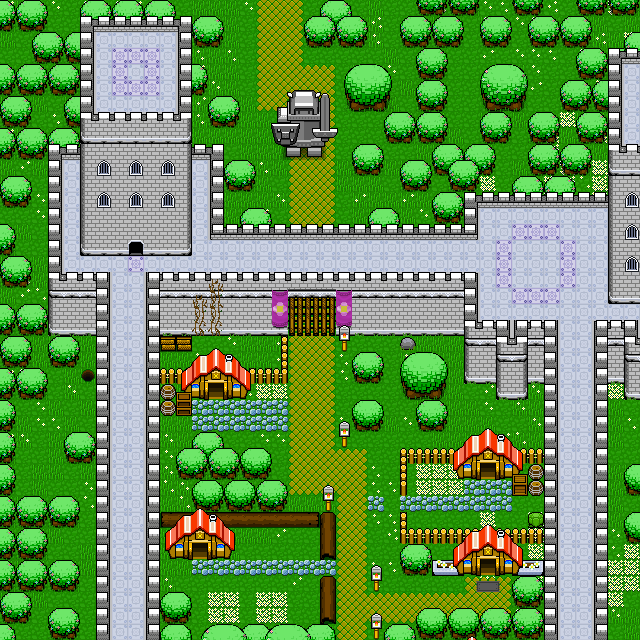

A level layout from a 2D game, rendered from its tile map. Below: a short description, then the map file with tile-grid data replaced by summaries:
An orthogonal 40x40 tile map with 16x16 px tiles, 21 tile layers (grass, waterUnder, tallGrass, flowers, ...), 2 hidden layers not drawn, 11 tilesets.

<map version="1.0" orientation="orthogonal" width="40" height="40" tilewidth="16" tileheight="16">
 <properties>
  <property name="SpriteSheet" value="Graphics\SpriteSheets\16x16" />
 </properties>
 <tileset firstgid="1" name="MainGrass" tilewidth="16" tileheight="16">
  <image source="../../Graphics/Tilesets/MainGrass.png" width="160" height="1658" />
 </tileset>
 <tileset firstgid="1031" name="CastleTile" tilewidth="16" tileheight="16">
  <image source="../../Graphics/Tilesets/CastleTile.png" width="144" height="384" />
 </tileset>
 <tileset firstgid="1247" name="interior" tilewidth="16" tileheight="16">
  <image source="../../Graphics/Tilesets/interior.png" width="192" height="1338" />
 </tileset>
 <tileset firstgid="2243" name="SecondTown" tilewidth="16" tileheight="16">
  <image source="../../Graphics/Tilesets/SecondTown.png" width="368" height="400" />
 </tileset>
 <tileset firstgid="2818" name="GrassTile2" tilewidth="16" tileheight="16">
  <image source="../../Graphics/Tilesets/GrassTile2.png" width="160" height="1658" />
 </tileset>
 <tileset firstgid="3848" name="mire" tilewidth="16" tileheight="16">
  <image source="../../Graphics/Tilesets/mire.png" width="96" height="570" />
 </tileset>
 <tileset firstgid="4058" name="GypsyCamp" tilewidth="16" tileheight="16">
  <image source="../../Graphics/Tilesets/GypsyCamp.png" width="304" height="416" />
 </tileset>
 <tileset firstgid="4552" name="stoneHenge" tilewidth="16" tileheight="16">
  <image source="../../Graphics/Tilesets/ground.png" width="168" height="145" />
 </tileset>
 <tileset firstgid="4642" name="DarkWoodTileset" tilewidth="16" tileheight="16">
  <image source="../../Graphics/Tilesets/DarkWoodTileset.png" width="176" height="1344" />
 </tileset>
 <tileset firstgid="5566" name="wallTest" tilewidth="16" tileheight="16">
  <image source="../../Graphics/Tilesets/wallTest.png" width="112" height="1325" />
 </tileset>
 <tileset firstgid="6140" name="Statue" tilewidth="16" tileheight="16">
  <image source="../../Graphics/Tilesets/Statue.png" width="467" height="467" />
 </tileset>
 <layer name="grass" width="40" height="40">
  <data>[1600 cells, 1600 non-empty, 1 distinct tile ids]</data>
 </layer>
 <layer name="waterUnder" width="40" height="40">
  <data>[1600 cells, 0 non-empty, 0 distinct tile ids]</data>
 </layer>
 <layer name="tallGrass" width="40" height="40">
  <data>[1600 cells, 298 non-empty, 1 distinct tile ids]</data>
 </layer>
 <layer name="flowers" width="40" height="40">
  <data>[1600 cells, 561 non-empty, 10 distinct tile ids]</data>
 </layer>
 <layer name="dirt" width="40" height="40">
  <data>[1600 cells, 0 non-empty, 0 distinct tile ids]</data>
 </layer>
 <layer name="path / fences/flowerpots /wood" width="40" height="40">
  <data>[1600 cells, 207 non-empty, 26 distinct tile ids]</data>
 </layer>
 <layer name="Trees / stones /logs" width="40" height="40">
  <data>[1600 cells, 440 non-empty, 42 distinct tile ids]</data>
 </layer>
 <layer name="Castle" width="40" height="40">
  <data>[1600 cells, 586 non-empty, 26 distinct tile ids]</data>
 </layer>
 <layer name="wallGrass / vines / castle flwrpots" width="40" height="40">
  <data>[1600 cells, 27 non-empty, 6 distinct tile ids]</data>
 </layer>
 <layer name="bushes / house decor" width="40" height="40">
  <data>[1600 cells, 1 non-empty, 1 distinct tile ids]</data>
 </layer>
 <layer name="CastleDecor" width="40" height="40">
  <data>[1600 cells, 28 non-empty, 9 distinct tile ids]</data>
 </layer>
 <layer name="trees1" width="40" height="40">
  <data>[1600 cells, 30 non-empty, 10 distinct tile ids]</data>
 </layer>
 <layer name="trees2" width="40" height="40">
  <data>[1600 cells, 0 non-empty, 0 distinct tile ids]</data>
 </layer>
 <layer name="trees3" width="40" height="40">
  <data>[1600 cells, 0 non-empty, 0 distinct tile ids]</data>
 </layer>
 <layer name="houses" width="40" height="40">
  <data>[1600 cells, 43 non-empty, 13 distinct tile ids]</data>
 </layer>
 <layer name="houseDecor" width="40" height="40">
  <data>[1600 cells, 7 non-empty, 5 distinct tile ids]</data>
 </layer>
 <layer name="waterOver" width="40" height="40">
  <data>[1600 cells, 0 non-empty, 0 distinct tile ids]</data>
 </layer>
 <layer name="torches" width="40" height="40">
  <data>[1600 cells, 10 non-empty, 2 distinct tile ids]</data>
 </layer>
 <layer name="panels" width="40" height="40" visible="0" opacity="0.4">
  <data>[1600 cells, 0 non-empty, 0 distinct tile ids]</data>
 </layer>
 <layer name="ScreenS" width="40" height="40" visible="0" opacity="0">
  <data>[1600 cells, 1600 non-empty, 2 distinct tile ids]</data>
 </layer>
 <layer name="Gypsys" width="40" height="40">
  <data>[1600 cells, 0 non-empty, 0 distinct tile ids]</data>
 </layer>
 <layer name="Banners" width="40" height="40">
  <data>[1600 cells, 0 non-empty, 0 distinct tile ids]</data>
 </layer>
 <layer name="roof\" width="40" height="40">
  <data>[1600 cells, 58 non-empty, 39 distinct tile ids]</data>
 </layer>
</map>